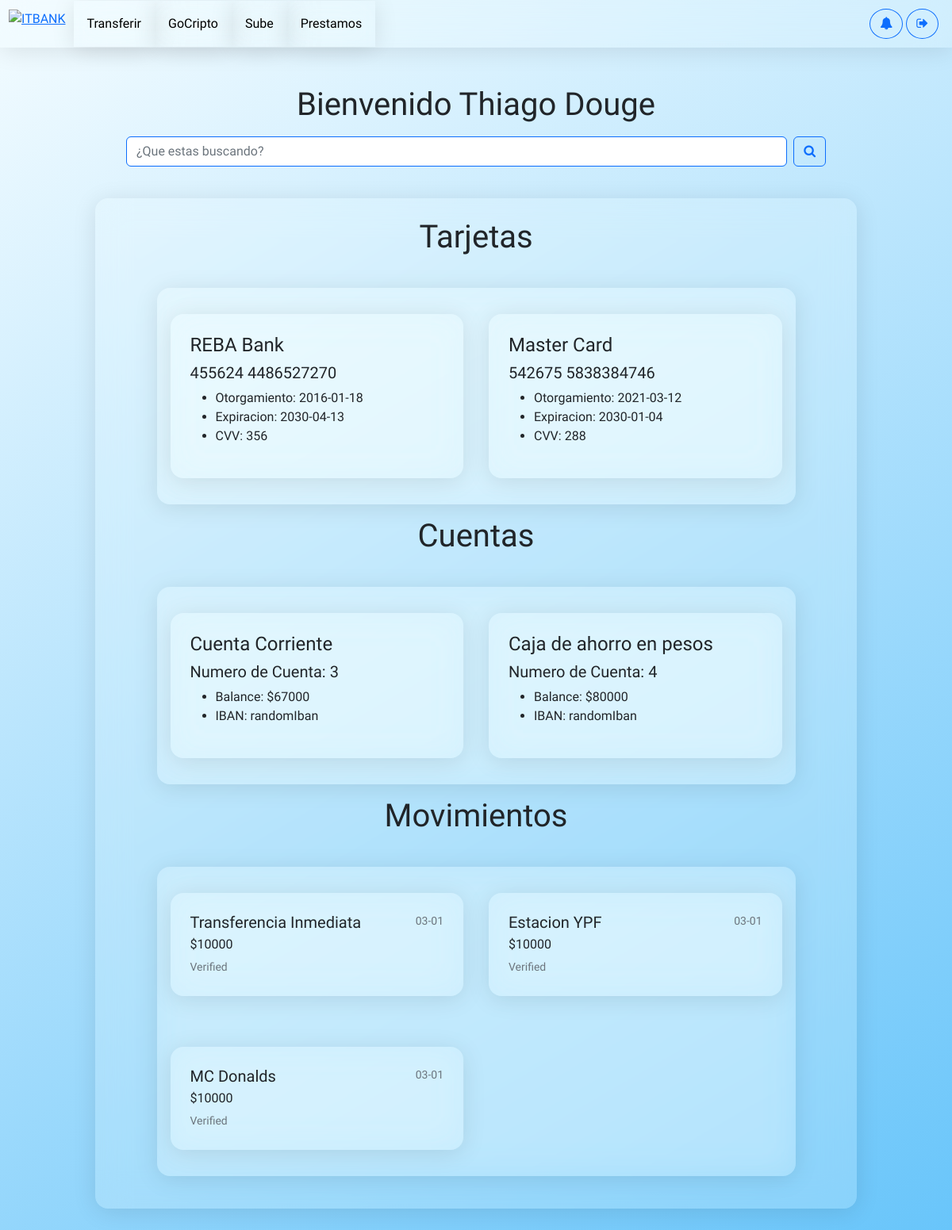
The page /Cuentas/ (signed in) on the database its author committed.
### Tarjetas/models.py (models this page shows)
class Tarjetas(models.Model):
    tarjetas_id = models.AutoField(db_column='Tarjetas_id', primary_key=True, blank=True, null=False)  # Field name made lowercase.
    tarjeta_numero = models.TextField(db_column='Tarjeta_Numero', unique=True)  # Field name made lowercase.
    tarjeta_cvv = models.TextField(db_column='Tarjeta_CVV')  # Field name made lowercase.
    tarjeta_fecha_otorgamiento = models.TextField(db_column='Tarjeta_Fecha_Otorgamiento')  # Field name made lowercase.
    tarjeta_fecha_expiracion = models.TextField(db_column='Tarjeta_Fecha_Expiracion')  # Field name made lowercase.
    tarjeta_tipo = models.TextField(db_column='Tarjeta_tipo')  # Field name made lowercase.
    ttarjetas = models.ForeignKey(Marcastarjetas, models.DO_NOTHING, db_column='TTarjetas_id')  # Field name made lowercase.
    customer = models.ForeignKey(Cliente, models.DO_NOTHING)
    asignacion = models.TextField(db_column='Asignacion')  # Field name made lowercase.
    class Meta:
        managed = True
        db_table = 'Tarjetas'

class Marcastarjetas(models.Model):
    ttarjetas_id = models.AutoField(db_column='TTarjetas_id', primary_key=True, blank=True, null=False)  # Field name made lowercase.
    ttarjetas_marca = models.TextField(db_column='TTarjetas_Marca')  # Field name made lowercase.
    class Meta:
        managed = True
        db_table = 'MarcasTarjetas'

### Cuentas/models.py (models this page shows)
class Cuenta(models.Model):
    account_id = models.AutoField(primary_key=True)
    customer_id = models.ForeignKey(Cliente,on_delete=models.CASCADE)
    balance = models.IntegerField()
    iban = models.TextField()
    tcuenta_id = models.ForeignKey(Tipocuenta,on_delete=models.CASCADE)
    class Meta:
        managed = True
        db_table = 'cuenta'

class Tipocuenta(models.Model):
    tcuenta_id = models.AutoField(db_column='TCuenta_id', primary_key=True)  # Field name made lowercase.
    tcuenta_tipo = models.TextField(db_column='TCuenta_tipo')  # Field name made lowercase.
    class Meta:
        managed = True
        db_table = 'TipoCuenta'

class Movimientos(models.Model):
    cuenta_id = models.AutoField(db_column='Cuenta_id', primary_key=True, blank=True, null=False)  # Field name made lowercase.
    numcuenta = models.IntegerField(db_column='NumCuenta')  # Field name made lowercase.
    monto = models.IntegerField(db_column='Monto')  # Field name made lowercase.
    tipo_operacion = models.TextField(db_column='Tipo_Operacion')  # Field name made lowercase.
    hora = models.TextField(db_column='HORA')  # Field name made lowercase.
    class Meta:
        managed = True
        db_table = 'Movimientos'

### Cuentas/views.py (the view)
# urls.py: path('',views.CuentasPackage.cuenta,name="cuenta"),
    @login_required
    def cuenta(request):
        user    = request.user
        cliente = Cliente.objects.get(customer_id = user.id)
        nombre = f"{cliente.customer_name} {cliente.customer_surname}"
        cuenta = Cuenta.objects.filter(customer_id = user.id)
        tarjetas = Tarjetas.objects.filter(customer_id = user.id)
        movimientos = Movimientos.objects.filter(numcuenta = user.id)
        content = {
            "nombre": nombre,
            "cuentas":cuenta,
            "tarjetas":tarjetas,
            "movimientos":movimientos
        }
        return render(request,"Cuentas/cuenta.html",{'content':content})

### Cuentas/templates/Cuentas/cuenta.html (shortened to what this page needs)
<!DOCTYPE html>
<html lang="en">
<head>
    {% load static %}
    <link href='https://css.gg/bell.css' rel='stylesheet'>
    <link
      href="https://cdn.jsdelivr.net/npm/bootstrap@5.2.0-beta1/dist/css/bootstrap.min.css"
      rel="stylesheet"
    />
    <link rel="stylesheet" href="https://cdnjs.cloudflare.com/ajax/libs/font-awesome/4.7.0/css/font-awesome.min.css">
    <link rel="stylesheet" href="{% static 'Cuentas/css/cuenta.css' %}">
</head>
<body>
    <header class="encabezado">
        <div class="segundoEncabezado">
            <div class="logo">
                <a href="{% url 'cuenta' %}"><img class="img-logo" src="{% static 'Prestamos/img/Logo.png' %}" alt="ITBANK" /></a>
            </div>
            <nav class="menu">
                <ul class="nav text-small">
                  <li>
                    <a href="" class="nav-link hov">Transferir</a>
                  </li>
                  <li>
                    <a href="" class="nav-link hov">GoCripto</a>
                  </li>
                  <li>
                    <a href="" class="nav-link hov">Sube</a>
                  </li>
                  <li>
                    <a href="{% url 'prestamos' %}" class="nav-link hov">Prestamos</a>
                  </li>
                </ul>
              </nav>
        </div>
        <div class="logout">
            <button type="button" class="btn btn-outline-primary border-2 rounded-circle"><i class="fa fa-bell"></i></button>
            <a href="{% url 'logout' %}"><button type="button" class="btn btn-outline-primary border-2 rounded-circle"><i class="fa fa-sign-out"></i></button></a>
        </div>
    </header>
    <main>
        <h1>Bienvenido {{content.nombre}}</h1>
        <div class="col-12 d-none d-sm-block">
            <nav class="navbar navbar-light">
                <div class="container-fluid align-items-center justify-content-center">
                  <form class="d-flex w-75">
                    <input class="form-control me-2 border-2 border-primary" type="search" placeholder="¿Que estas buscando?" aria-label="Search ">
                    <button class="btn btn-outline-primary border-2" type="submit"><i class="fa fa-search"></i></button>
                  </form>
                </div>
              </nav>
        </div>
        <div class="seccion">
                <h1>Tarjetas</h1>
                <div class="seccion3">
                    {% for cards in content.tarjetas %}
                    <div class="seccion2">
                        <div class="">
                            <div class="">
                                <h4>{{cards.ttarjetas.ttarjetas_marca}}</h4>
                                <h5>{{cards.tarjeta_numero}}</h5>
                            </div>
                            <div class="">
                                <ul>
                                    <li>Otorgamiento: {{cards.tarjeta_fecha_otorgamiento}}</li>
                                    <li>Expiracion: {{cards.tarjeta_fecha_expiracion}}</li>
                                    <li>CVV: {{cards.tarjeta_cvv}} </li>
                                </ul>
                            </div>
                        </div>
                    </div>
                    {% endfor %}
                </div>
                <h1>Cuentas</h1>
                <div class="seccion3">
                    {% for cards in content.cuentas %}
                    <div class="seccion2">
                        <div class="">
                            <div class="">
                                <h4>{{cards.tcuenta_id.tcuenta_tipo}}</h4>
                                <h5>Numero de Cuenta: {{cards.account_id}}</h5>
                            </div>
                            <div class="">
                                <ul>
                                    <li>Balance: ${{cards.balance}}</li>
                                    <li>IBAN: {{cards.iban}}</li>
                                </ul>
                            </div>
                        </div>
                    </div>
                    {% endfor %}
                </div>
                <h1>Movimientos</h1>
                <div class="seccion3">
                    {% for gastos in content.movimientos %}
                    <div class="seccion2">
                        <a href="#" class="list-group-item list-group-item-action border-2 rounded border-primary">
                        <div class="d-flex w-100 justify-content-between border-2">
                            <h5 class="mb-1">{{gastos.tipo_operacion}}</h5>
                            <small class="text-muted">{{gastos.hora}}</small>
                        </div>
                            <p class="mb-1">${{gastos.monto}}</p>
                            <small class="text-muted">Verified</small>
                        </a>
                    </div>
                    {% endfor %}
                </div>
            </div>
    </main>
</body>
</html>

### Cuentas/static/Cuentas/css/cuenta.css (style rules this page uses)
* { box-sizing: border-box; margin: 0; padding: 0; font-family: "BIZ UDPGothic", sans-serif; }
body { background: linear-gradient(150deg, #f4fcff, #0da1f7, #3e3b50); background-size: 400% 300%; animation: bgGradient 5s ease infinite; }
.img-logo { width: 7em; }
.logo { padding: 10px; display: flex; justify-content: center; }
.nav-link { margin: 0; color: black; text-decoration: none; font-size: 1em; padding: 1em; background: rgba(244, 252, 255, 0.0); box-shadow: 0 4px 30px rgba(0, 0, 0, 0.1); backdrop-filter: blur(20px); -webkit-backdrop-filter: blur(20px); border: 1px solid rgba(244, 252, 255, 0); }
.encabezado { display: flex; justify-content: space-between; align-items: center; flex-wrap: wrap; background: rgba(244, 252, 255, 0.20); box-shadow: 0 4px 30px rgba(0, 0, 0, 0.1); backdrop-filter: blur(20px); -webkit-backdrop-filter: blur(20px); border: 1px solid rgba(244, 252, 255, 0); }
.segundoEncabezado { display: flex; }
.logout { margin-right: 1em; }
.seccion { display: flex; flex-direction: column; align-items: center; width: 80%; padding: 1.5em; margin-top: 2em; margin-bottom: 2em; background: rgba(244, 252, 255, 0.20); border-radius: 16px; box-shadow: 0 4px 30px rgba(0, 0, 0, 0.1); backdrop-filter: blur(20px); -webkit-backdrop-filter: blur(20px); border: 1px solid rgba(244, 252, 255, 0); }
.seccion2 { margin: 1em; padding: 1.5em; margin-top: 2em; margin-bottom: 2em; background: rgba(244, 252, 255, 0.20); border-radius: 16px; box-shadow: 0 4px 30px rgba(0, 0, 0, 0.1); backdrop-filter: blur(20px); -webkit-backdrop-filter: blur(20px); border: 1px solid rgba(244, 252, 255, 0); }
.seccion3 { display: grid; grid-template-columns: 1fr 1fr; min-width: 805px; background: rgba(244, 252, 255, 0.20); border-radius: 16px; box-shadow: 0 4px 30px rgba(0, 0, 0, 0.1); backdrop-filter: blur(20px); -webkit-backdrop-filter: blur(20px); border: 1px solid rgba(244, 252, 255, 0); margin-bottom: 1em; }
main { display: flex; flex-direction: column; align-items: center; }
div h1 { text-align: center; margin-bottom: 1em; }
header { margin-bottom: 3em; }
body h1 { text-align: center; }

### rows shown on the page
Tarjetas: ttarjetas.ttarjetas_marca "REBA Bank", tarjeta_numero "455624 4486527270", tarjeta_fecha_otorgamiento "2016-01-18", tarjeta_fecha_expiracion "2030-04-13", tarjeta_cvv "356"
Tarjetas: ttarjetas.ttarjetas_marca "Master Card", tarjeta_numero "542675 5838384746", tarjeta_fecha_otorgamiento "2021-03-12", tarjeta_fecha_expiracion "2030-01-04", tarjeta_cvv "288"
Cuenta: tcuenta_id.tcuenta_tipo "Cuenta Corriente", account_id "3", balance "67000", iban "randomIban"
Cuenta: tcuenta_id.tcuenta_tipo "Caja de ahorro en pesos", account_id "4", balance "80000", iban "randomIban"
Movimientos: tipo_operacion "Transferencia Inmediata", hora "03-01", monto "10000"
Movimientos: tipo_operacion "Estacion YPF", hora "03-01", monto "10000"
Movimientos: tipo_operacion "MC Donalds", hora "03-01", monto "10000"

### other values the page prints
{{ content.nombre }} "Thiago Douge"
